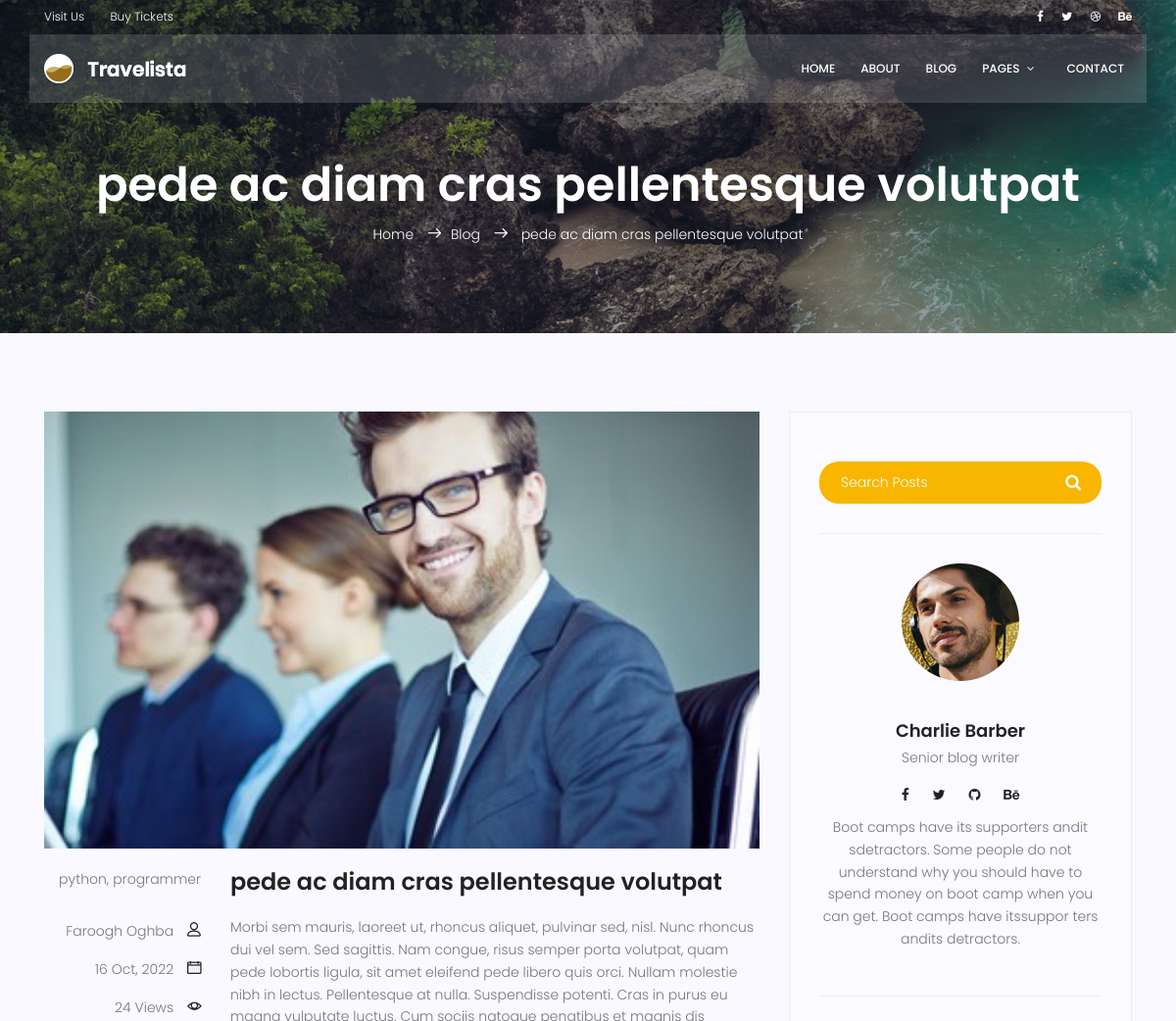
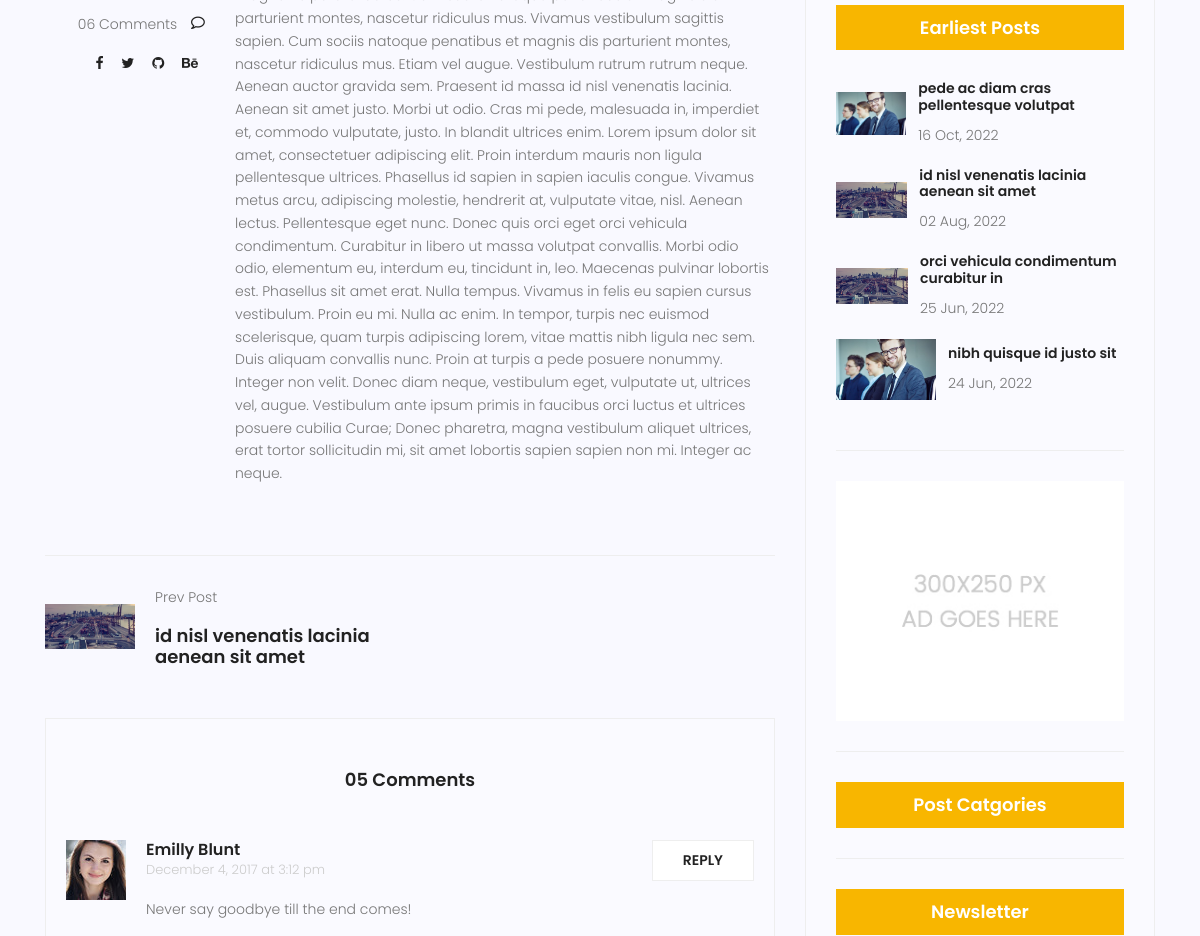
Before: /blog/single/2/ (upper part) with the older database file (2 pictures, top to bottom).
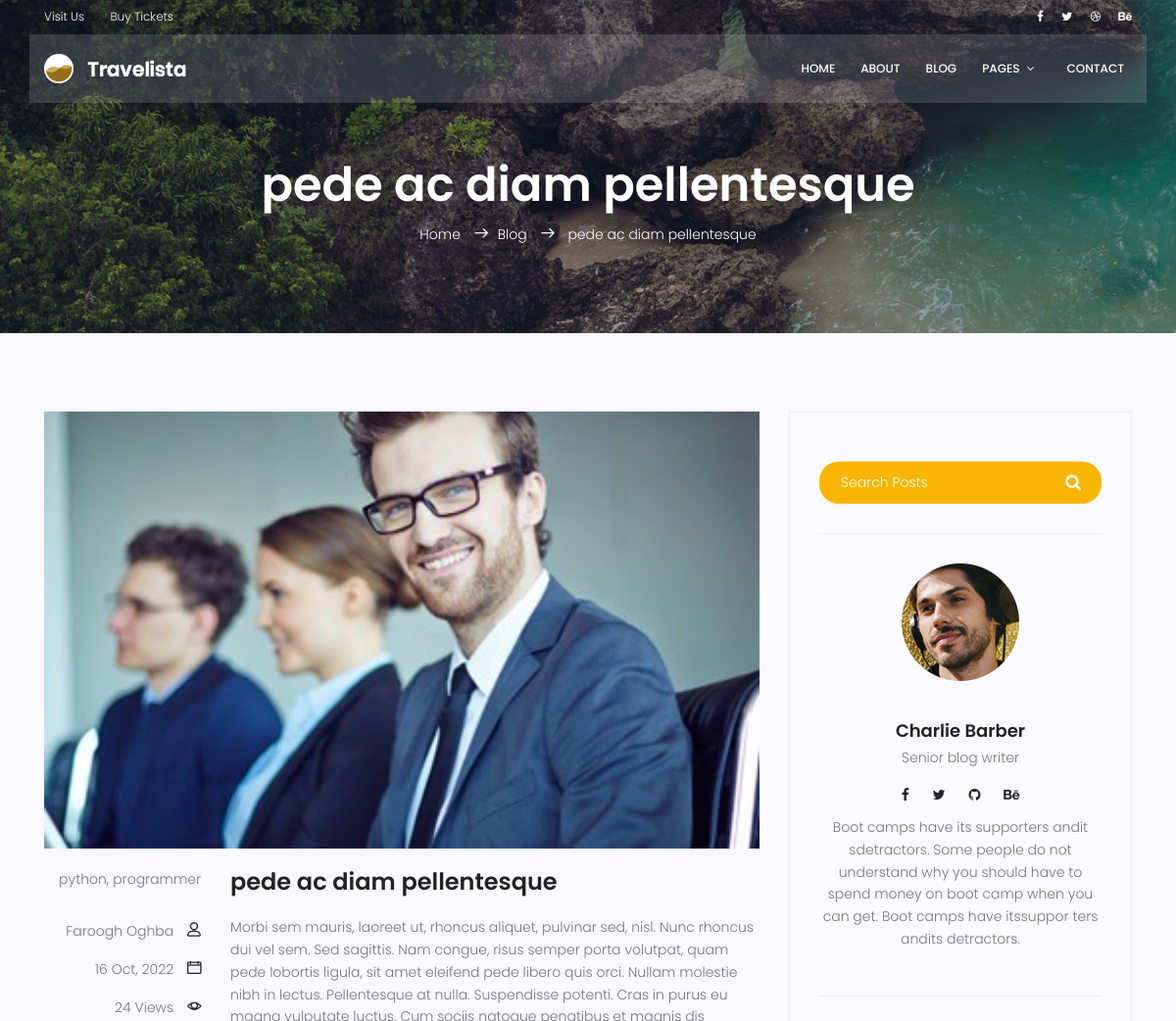
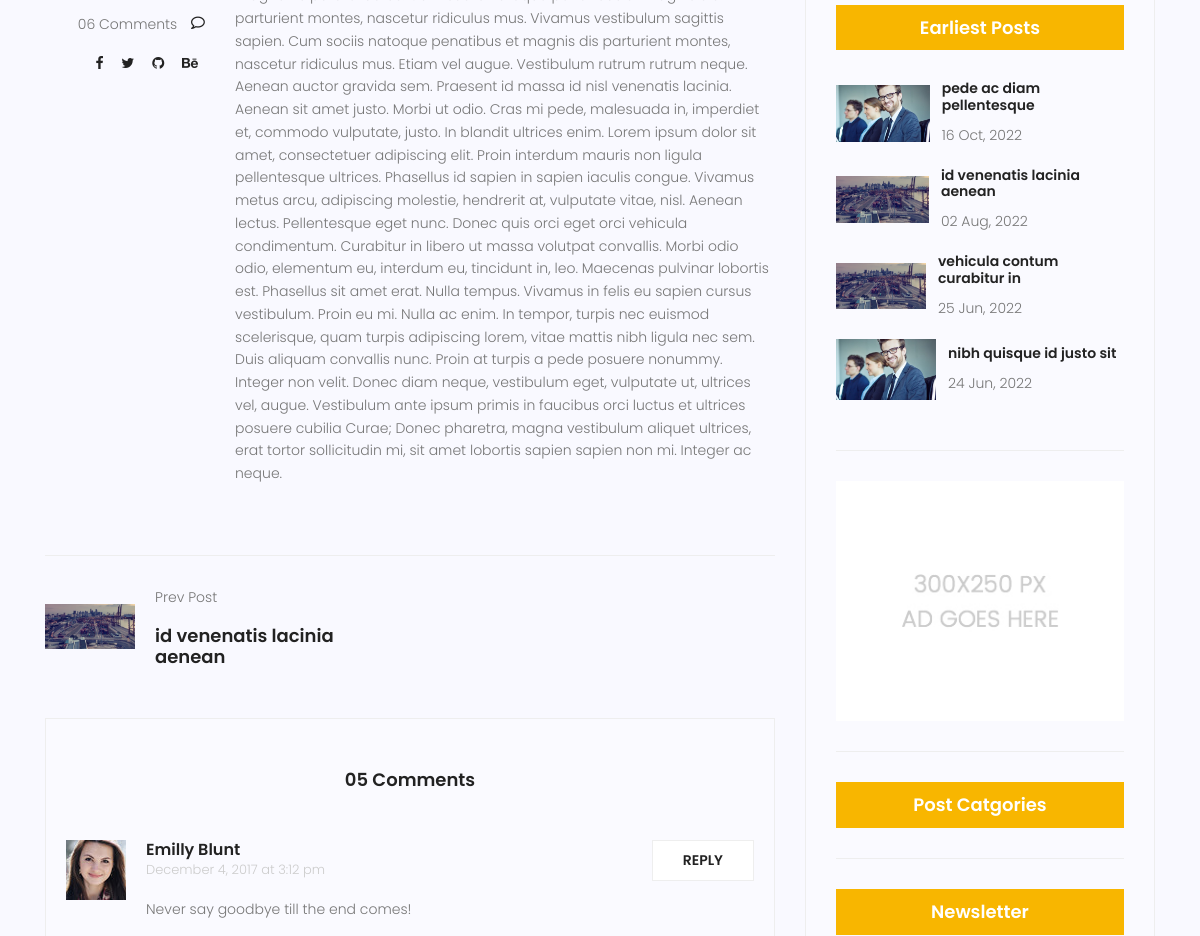
After: the same page with the newer database file (2 pictures, top to bottom).
### blog/models.py (models this page shows, shortened)
class Post(models.Model):
    author = models.ForeignKey(to=User, on_delete=models.SET_NULL, null=True)
    image = models.ImageField(upload_to='blog_post/', default='blog_post/default.jpg')
    title = models.CharField(max_length=255)
    content = models.TextField()
    category = models.ManyToManyField(to=Category)
    counted_views = models.IntegerField(default=0)
    status = models.BooleanField(default=False)
    publish_date = models.DateTimeField(null=True)
    created_date = models.DateTimeField(auto_now_add=True)
    updated_date = models.DateTimeField(auto_now=True)
    class Meta:
        ordering = ['-publish_date']

class Category(models.Model):
    name = models.CharField(max_length=255)
    def __str__(self):
        return self.name

### blog/views.py (the view)
# urls.py: path('single/<int:post_id>/', blog_single_view, name='single')
def blog_single_view(request, post_id):
    current_post = get_object_or_404(Post, pk=post_id, publish_date__lte=timezone.now(), status=True)
    current_post.counted_views += 1
    current_post.save()
    all_post = Post.objects.filter(publish_date__lte=timezone.now(), status=True)
    prev_post = [post for post in all_post if post.publish_date < current_post.publish_date]
    next_post = [post for post in list(reversed(all_post)) if post.publish_date > current_post.publish_date]
    context = {
        'current_post': current_post,
        'next_post': next_post,
        'prev_post': prev_post
    }
    return render(request, template_name='blog/blog-single.html', context=context)

### blog/templatetags/blog_tags.py (called while the page is built)
@register.inclusion_tag('blog/blog-latest-posts.html')
def latest_posts():
    posts = Post.objects.filter(publish_date__lte=timezone.now(), status=True)[:4]
    return {'posts': posts}

### blog/templates/blog/blog-single.html (shortened to what the changed rows need)
{% extends 'base.html' %}
{% load static %}
{% load blog_tags %}
{% block content %}
<section class="relative about-banner">
    <div class="container">
        <div class="row d-flex align-items-center justify-content-center">
            <div class="about-content col-lg-12">
                <h1 class="text-white">
                    {{ current_post.title }}
                </h1>
                <p class="text-white link-nav"><a href="{% url 'website:index' %}">Home </a> <span
                        class="lnr lnr-arrow-right"></span><a href="{% url 'blog:home' %}">Blog </a> <span
                        class="lnr lnr-arrow-right"></span> {{ current_post.title }}</p>
            </div>
        </div>
    </div>
</section>
<section class="post-content-area single-post-area">
    <div class="container">
        <div class="row">
            <div class="col-lg-8 posts-list">
                <div class="single-post row">
                    <div class="col-lg-12">
                        <div class="feature-img">
                            <img class="img-fluid" src="{{ current_post.image.url }}" alt="">
                        </div>
                    </div>
                    <div class="col-lg-3  col-md-3 meta-details">
                        <ul class="tags">
                            {{ current_post.category.all|join:", " }}
                        </ul>
                        <div class="user-details row">
                            <p class="user-name col-lg-12 col-md-12 col-6"><a href="#">{{ current_post.author.get_full_name }}</a> <span
                                    class="lnr lnr-user"></span></p>
                            <p class="date col-lg-12 col-md-12 col-6"><a href="#">{{ current_post.publish_date | date:'d M, Y' }}</a> <span
                                    class="lnr lnr-calendar-full"></span></p>
                            <p class="view col-lg-12 col-md-12 col-6"><a href="#">{{ current_post.counted_views }} Views</a> <span
                                    class="lnr lnr-eye"></span></p>
                            <p class="comments col-lg-12 col-md-12 col-6"><a href="#">06 Comments</a> </p>
                            <ul class="social-links col-lg-12 col-md-12 col-6">
                            </ul>
                        </div>
                    </div>
                    <div class="col-lg-9 col-md-9">
                        <h3 class="mt-20 mb-20">{{ current_post.title }}</h3>
                        <p class="excert">
                            {{ current_post.content }}
                        </p>
                    </div>
                </div>
                <div class="navigation-area">
                    <div class="row">
                        <div class="col-lg-6 col-md-6 col-12 nav-left flex-row d-flex justify-content-start align-items-center">
                            {% if prev_post %}
                                <div class="thumb">
                                    <a href="#"><img class="img-fluid" src="{{ prev_post.0.image.url }}" alt=""></a>
                                </div>
                                <div class="arrow">
                                    <a href="#"></a>
                                </div>
                                <div class="detials">
                                    <p>Prev Post</p>
                                    <a href="{% url 'blog:single' prev_post.0.id %}"><h4>{{ prev_post.0.title }}</h4></a>
                                </div>
                            {% endif %}
                        </div>
                    </div>
                </div>
            </div>
            <div class="col-lg-4 sidebar-widgets">
                <div class="widget-wrap">
                    {% latest_posts %}
                </div>
            </div>
        </div>
    </div>
</section>
{% endblock %}

### blog/templates/blog/blog-latest-posts.html
{% load static %}
<div class="single-sidebar-widget popular-post-widget">
    <h4 class="popular-title">Earliest Posts</h4>
    <div class="popular-post-list">
        {% for post in posts %}
            <div class="single-post-list d-flex flex-row align-items-center">
                <div class="thumb">
                    <img class="img-fluid" src="{{ post.image.url }}" alt="">
                </div>
                <div class="details">
                    <a href="{% url 'blog:single' post.id %}"><h6>{{ post.title }}</h6></a>
                    <p>{{post.publish_date|date:'d M, Y'}}</p>
                </div>
            </div>
        {% endfor %}
    </div>
</div>

Changed rows visible on the page:
changed Post "python, programmer": title "pede ac diam cras pellentesque volutpat" → "pede ac diam pellentesque"
changed Post: title "id nisl venenatis lacinia aenean sit amet" → "id venenatis lacinia aenean"
changed Post: title "orci vehicula condimentum curabitur in" → "vehicula contum curabitur in"
